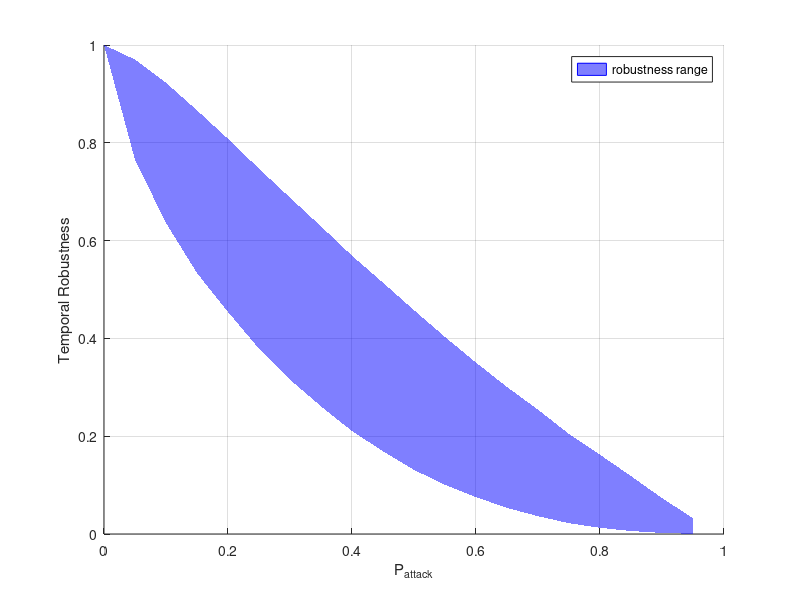

The MATLAB source for this figure:
%  read labels and x-y data
load ClosenessTemporalRibustness.txt;     %  read data into the my_xy matrix
Prob = transpose(ClosenessTemporalRibustness(:,2));     %  copy first column of my_xy into x
Err1 = transpose(ClosenessTemporalRibustness(:,3));     %  and second column into y

load ClosenessTemporalRibustness_Less.txt;     %  read data into the my_xy matrix
Err2 = transpose(ClosenessTemporalRibustness_Less(:,3));     %  and second column into y

xpoints=[Prob,fliplr(Prob)];
filled=[Err2,fliplr(Err1)];

hold on

fillhandle=fill(xpoints,filled,'b');
set(fillhandle,'EdgeColor','b','FaceAlpha',0.5,'EdgeAlpha',0.5);


xlabel('P_{attack}');           % add axis labels and plot title
ylabel('Temporal Robustness');

grid on;
legend('robustness range');
